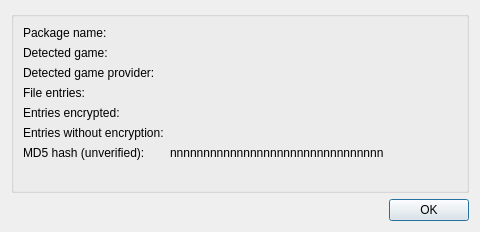
<?xml version="1.0" encoding="UTF-8"?>
<ui version="4.0">
 <class>PkgPropertiesDialog</class>
 <widget class="QWidget" name="PkgPropertiesDialog">
  <property name="windowModality">
   <enum>Qt::WindowModality::WindowModal</enum>
  </property>
  <property name="geometry">
   <rect>
    <x>0</x>
    <y>0</y>
    <width>480</width>
    <height>232</height>
   </rect>
  </property>
  <property name="windowTitle">
   <string>Form</string>
  </property>
  <property name="locale">
   <locale language="English" country="UnitedStates"/>
  </property>
  <layout class="QVBoxLayout" name="verticalLayout">
   <item>
    <widget class="QGroupBox" name="groupBox">
     <property name="title">
      <string/>
     </property>
     <layout class="QHBoxLayout" name="horizontalLayout">
      <item>
       <layout class="QFormLayout" name="formLayout">
        <item row="0" column="0">
         <widget class="QLabel" name="label_1">
          <property name="text">
           <string>Package name:</string>
          </property>
         </widget>
        </item>
        <item row="0" column="1">
         <widget class="QLabel" name="lblPkgName">
          <property name="text">
           <string/>
          </property>
         </widget>
        </item>
        <item row="1" column="0">
         <widget class="QLabel" name="label_2">
          <property name="text">
           <string>Detected game:</string>
          </property>
         </widget>
        </item>
        <item row="1" column="1">
         <widget class="QLabel" name="lblGame">
          <property name="text">
           <string/>
          </property>
         </widget>
        </item>
        <item row="2" column="0">
         <widget class="QLabel" name="label_3">
          <property name="text">
           <string>Detected game provider:</string>
          </property>
         </widget>
        </item>
        <item row="2" column="1">
         <widget class="QLabel" name="lblProvider">
          <property name="text">
           <string/>
          </property>
         </widget>
        </item>
        <item row="3" column="0">
         <widget class="QLabel" name="label_5">
          <property name="text">
           <string>File entries:</string>
          </property>
         </widget>
        </item>
        <item row="3" column="1">
         <widget class="QLabel" name="lblEntries">
          <property name="text">
           <string/>
          </property>
         </widget>
        </item>
        <item row="4" column="0">
         <widget class="QLabel" name="label_6">
          <property name="text">
           <string>Entries encrypted:</string>
          </property>
         </widget>
        </item>
        <item row="4" column="1">
         <widget class="QLabel" name="lblEntriesEnc">
          <property name="text">
           <string/>
          </property>
         </widget>
        </item>
        <item row="5" column="0">
         <widget class="QLabel" name="label_9">
          <property name="text">
           <string>Entries without encryption:</string>
          </property>
         </widget>
        </item>
        <item row="5" column="1">
         <widget class="QLabel" name="lblEntriesPlain">
          <property name="text">
           <string/>
          </property>
         </widget>
        </item>
        <item row="6" column="0">
         <widget class="QLabel" name="label_10">
          <property name="text">
           <string>MD5 hash (unverified):</string>
          </property>
         </widget>
        </item>
        <item row="6" column="1">
         <widget class="QLabel" name="lblMD5">
          <property name="text">
           <string>nnnnnnnnnnnnnnnnnnnnnnnnnnnnnnnn</string>
          </property>
         </widget>
        </item>
       </layout>
      </item>
     </layout>
    </widget>
   </item>
   <item>
    <widget class="QDialogButtonBox" name="buttonBox">
     <property name="standardButtons">
      <set>QDialogButtonBox::StandardButton::Ok</set>
     </property>
    </widget>
   </item>
  </layout>
 </widget>
 <resources/>
 <connections/>
</ui>
